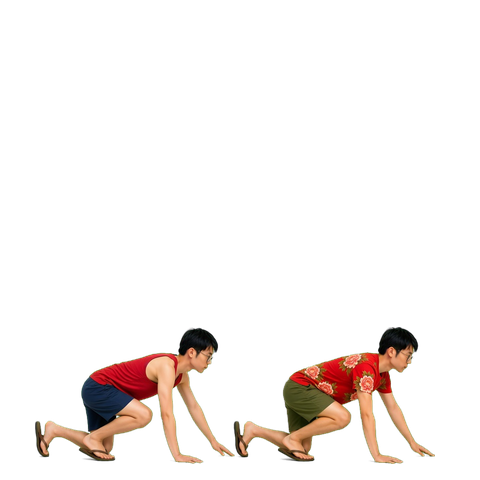
#> input picture pets/library/brother-duo/animations/crawl/01.png, 480 x 480 px
$ python -i make_call_frames.py   (imports and definitions only)
#> lines starting #> are read from the running program, lines starting #| are printed output that depends on the picture; after the words box and inside, x2 and y2 are one past the last pixel; in counts of white or black regions, pixels touching at a corner belong together
#> further down, picture is the input picture: PIL image 480x480 RGBA; mean R, G, B, A 15.3, 10, 7.1, 22.9
"""
Extract frames from a horizontal chroma-key strip and output normalized 480x480 PNGs.
Used for special non-looping animations (call-shout, call-mom-approach) that need
proportional scaling rather than foot-baseline alignment.

Usage:
    python scripts/make_call_frames.py --strip path/to/strip.png --count 4 --out pets/library/niulai/animations/call-shout
"""
from __future__ import annotations
import argparse
import sys
from pathlib import Path
from PIL import Image

CANVAS = 480
GUTTER = 32  # min transparent border on each side


def is_green(r: int, g: int, b: int) -> bool:
    return g > 150 and r < 160 and b < 160


def remove_green(img: Image.Image) -> Image.Image:
    """Replace green-screen pixels with transparent."""
    out = img.convert("RGBA")
    pixels = out.load()
    w, h = out.size
#> w = 480; h = 480
    for y in range(h):
        for x in range(w):
            r, g, b, a = pixels[x, y]
            if is_green(r, g, b):
                pixels[x, y] = (0, 0, 0, 0)
    return out


def subject_bbox(img: Image.Image) -> tuple[int, int, int, int] | None:
    mask = img.getchannel("A").point(lambda v: 255 if v > 20 else 0)
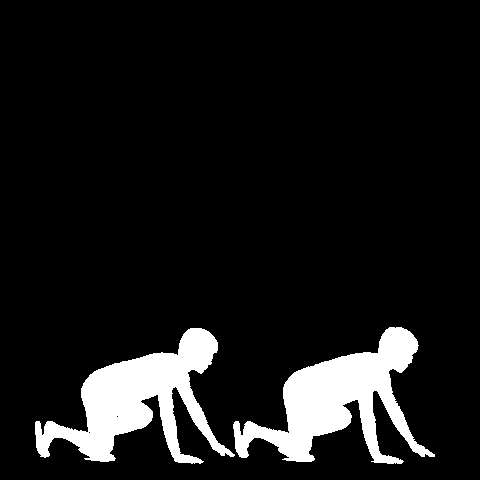
#> mask: PIL image 480x480 L; 9.4% white; 2 white regions, box (x1, y1, x2, y2) and area: (233, 327, 435, 464) 10947, (35, 328, 235, 464) 10821
    return mask.getbbox()


# [8 lines left out: function extract_frames, not called in this run]


def normalize_frame(frame: Image.Image, ref_height: int | None = None) -> Image.Image:
    """Remove green, scale to fit canvas with proportional approach support."""
    cleaned = remove_green(frame)
    box = subject_bbox(cleaned)
#> box = (35, 327, 435, 464)
    if box is None:
        return Image.new("RGBA", (CANVAS, CANVAS), (0, 0, 0, 0))
    subject = cleaned.crop(box)
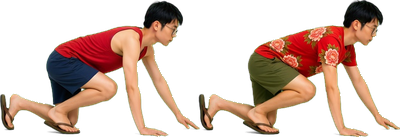
#> subject: PIL image 400x137 RGBA; mean R, G, B, A 64.2, 41.6, 29.6, 96.2; transparent parts drawn white
    subj_w, subj_h = subject.size
#> subj_w = 400; subj_h = 137

    # Scale so the subject fits within (CANVAS - 2*GUTTER) while preserving ratio.
    # If ref_height is given, scale relative to that (for approach: biggest frame sets baseline).
    max_dim = CANVAS - 2 * GUTTER
    if ref_height is None:
        scale = min(max_dim / subj_w, max_dim / subj_h)
#> scale = 1.04
    else:
        scale = min((ref_height / subj_h), max_dim / subj_w, max_dim / subj_h)

    new_w = max(1, round(subj_w * scale))
#> new_w = 416
    new_h = max(1, round(subj_h * scale))
#> new_h = 142
    scaled = subject.resize((new_w, new_h), Image.Resampling.LANCZOS)
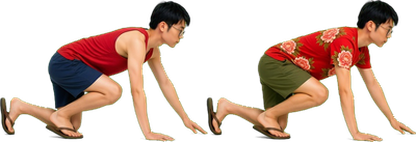
#> scaled: PIL image 416x142 RGBA; mean R, G, B, A 65.9, 43.2, 30.5, 96.2; transparent parts drawn white

    canvas = Image.new("RGBA", (CANVAS, CANVAS), (0, 0, 0, 0))
#> canvas: PIL image 480x480 RGBA; every value is 0
    # Foot-bottom align: place subject so feet sit at bottom gutter line
    x = (CANVAS - new_w) // 2
#> x = 32
    y = CANVAS - GUTTER - new_h
#> y = 306
    canvas.alpha_composite(scaled, (x, max(0, y)))
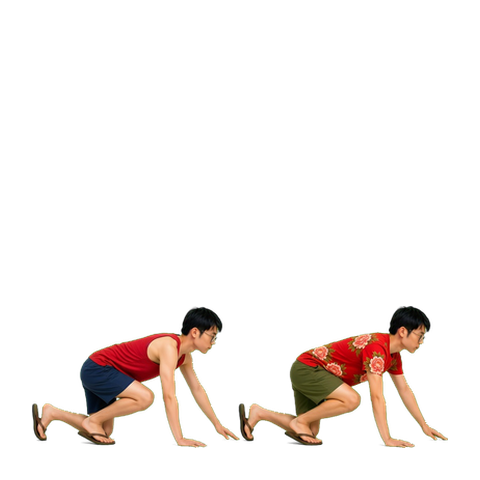
#> canvas: PIL image 480x480 RGBA; mean R, G, B, A 16.9, 11.1, 7.8, 24.7; transparent parts drawn white
    return canvas


# [52 lines left out: function main, not called in this run]


# [2 lines not run here, left out]

>>> from PIL import Image
>>> picture = Image.open('../pets/library/brother-duo/animations/crawl/01.png')
>>> result = normalize_frame(picture)
